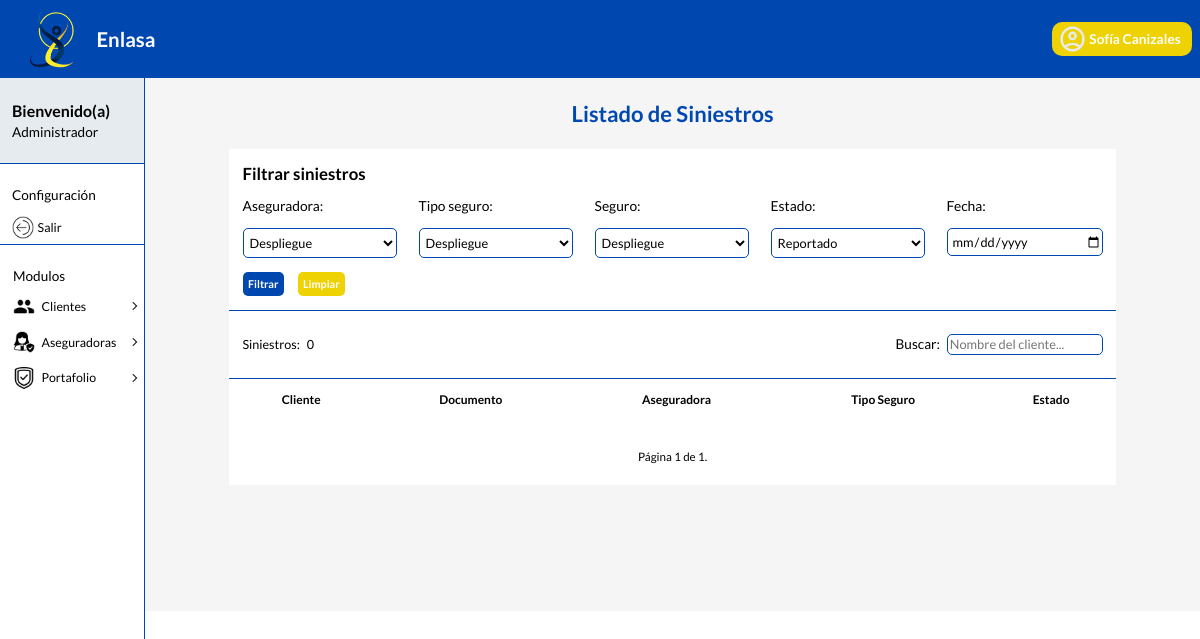
Before: /admin_dashboard/claims/ (signed in) with the older database file.
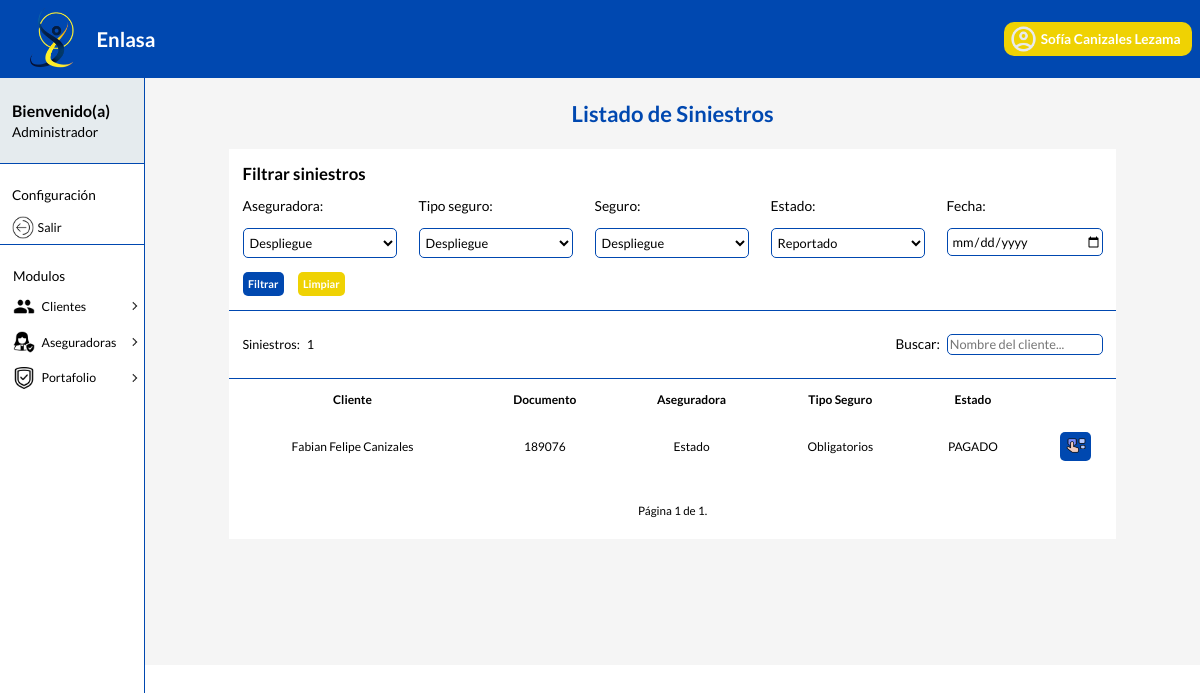
After: the same page with the newer database file.
### home/models.py (models this page shows, shortened)
class  Usuario(AbstractBaseUser, PermissionsMixin):
    ROL = [ #creación de la enumeración de tipo de rol
        ('CLIENTE', 'Cliente'),
        ('GERENTE', 'Gerente'),
        ('ADMINISTRADOR', 'Administrador')
    ]
    num_documento = models.IntegerField( primary_key = True, unique=True)
    rol = models.CharField(max_length = 14, choices = ROL)
    nombre = models.CharField(max_length = 50)
    email = models.EmailField(max_length = 50)
    password = models.CharField(max_length = 8)
    REQUIRED_FIELDS = ['rol']
    USERNAME_FIELD = 'num_documento'
    objects = UsuarioManager()

class Siniestro(models.Model):
    ESTADO = [ #creación de la enumeración de tipo de estado del siniestro
        ('REPORTADO', 'Reportado'),
        ('EN_PROCESO', 'En proceso'),
        ('APROBADO', 'Aprobado'),
        ('RECHAZADO', 'Rechazado'),
        ('PAGADO', 'Pagado'),
        ('RESUELTO', 'Resuelto'),
    ]
    id = models.AutoField(primary_key = True)
    fecha = models.DateField()
    descripcion = models.TextField()
    estado = models.CharField(max_length = 15, choices= ESTADO)
    poliza_id = models.ForeignKey(Poliza, on_delete = models.CASCADE)

class Poliza(models.Model):
    PRIMA = [  #creación de la enumeración de tipo de prima
        ('MENSUAL', 'Mensual'),
        ('TRIMESTRAL', 'Trimestral'),
        ('SEMESTRAL', 'Semestral'),
        ('ANUAL', 'Anual'),
    ]
    MEDIO_PAGO = [ #creación de la enumeración de tipo de medio de pago
        ('EFECTIVO', 'Efectivo'),
        ('TARJETA', 'Tarjeta '),
    ]
    id = models.AutoField(primary_key = True)
    fecha_inicio = models.DateField()
    fecha_vencimiento = models.DateField()
    valor = models.DecimalField(max_digits = 10, decimal_places = 2)
    prima = models.CharField(max_length = 10, choices = PRIMA)
    medio_pago = models.CharField(max_length = 20, choices = MEDIO_PAGO)
    estado = models.BooleanField()
    aseguradora_id = models.ForeignKey(Aseguradora, on_delete = models.CASCADE)
    cliente_id = models.ForeignKey(Cliente, on_delete = models.CASCADE)
    seguro_id = models.ForeignKey(Seguro, on_delete = models.CASCADE)

class Cliente(models.Model):
    TIPO_DOCUMENTO = [ #creación de la enumeración de tipo de documento
        ('CC', 'Cédula'),
        ('NIT', 'NIT'),
        ('PA', 'Pasaporte'),
        ('CE', 'Cédula de extranjería'),
    ]
    num_documento = models.IntegerField( primary_key = True)
    tipo_documento = models.CharField(max_length = 3, choices = TIPO_DOCUMENTO)
    nombre = models.CharField(max_length = 50)
    telefono = models.CharField(max_length = 50, null = True)
    celular = models.CharField(max_length = 50, default = 1)
    ciudad = models.CharField(max_length = 25)
    direccion = models.CharField(max_length = 50)
    email = models.CharField(max_length = 50)

class Aseguradora(models.Model):
    id = models.AutoField(primary_key = True)
    nombre = models.CharField(max_length = 40)
    telefono = models.CharField(max_length = 10)
    direccion = models.CharField(max_length = 30)

class Seguro(models.Model):
    id = models.AutoField(primary_key = True)
    nombre = models.CharField(max_length = 60)
    tipo_seguro_id =  models.ForeignKey(Tipo_Seguro, on_delete=models.CASCADE)

class Tipo_Seguro(models.Model):
    id = models.AutoField(primary_key = True)
    nombre = models.CharField(max_length = 60)

### home/views.py (the view)
# urls.py: path('admin_dashboard/claims/', views.show_claims, name='show_claims'),
@login_required
def show_claims(request):
    context = {
        'claims' : Siniestro.objects.all(),
        'insurers': Aseguradora.objects.all(),
        'insurances': Seguro.objects.all(),
        'type_insurance': Tipo_Seguro.objects.all(),
    }
    if request.method == 'GET':
        insurer = request.GET.get('insurer')
        type_insurance = request.GET.get('type_insurance')
        insurance = request.GET.get('insurance')
        state = request.GET.get('state')
        date = request.GET.get('date')
        filters = {} #diccionario que almacena los filtros
        if date:
            filters['fecha'] = date
        if insurer and not "":
            filters['poliza_id__aseguradora_id'] = insurer
        if insurance and not "":
            filters['poliza_id__seguro_id'] = insurance
        if type_insurance and not "":
            filters['poliza_id__seguro_id__tipo_seguro_id'] = type_insurance
        if state and not "":
            filters['estado'] = state
        claims = Siniestro.objects.filter(**filters) #filtrar siniestros por los datos almacenados en el diccionario de filtros
        context['claims'] = claims
    paginator = Paginator(context['claims'], 10)
    page = request.GET.get('page')
    try:
        claims_page = paginator.page(page)
    except PageNotAnInteger:
        claims_page = paginator.page(1)
    except EmptyPage:
        claims_page = paginator.page(paginator.num_pages)
    context['claims_page'] = claims_page  # pasar los siniestros paginados al contexto
    return render(request, 'admin/show_claims.html', {'context': context})

### home/templates/admin/show_claims.html (shortened to what this page needs)
{% extends 'layouts/baseAdmin.html' %}
{% load static %}
{% block content %}
<section id="clientes">
    <h3>Listado de Siniestros</h3>
</section>
<div id="general">
    <form class="filtrar" method="get">
        <section>
            <h4>Filtrar siniestros</h4>
        </section>
        <div class="filtrar-items">
                <section>
                    <label for="insurer">Aseguradora:</label>
                    <select name="insurer">
                        <option value="">Despliegue</option>
                    </select>
                </section>
                <section>
                    <label for="type_insurance">Tipo seguro:</label>
                    <select name="type_insurance">
                        <option value="">Despliegue</option>
                    </select>
                </section>
                <section>
                    <label for="insurance">Seguro:</label>
                    <select name="insurance">
                        <option value="">Despliegue</option>
                    </select>
                </section>
                <section class="column">
                    <label for="state">Estado:</label>
                    <select class="size"  name="state" required>
                        <option value="REPORTADO">Reportado</option>
                    </select>
                </section>
                <section>
                    <label for="date">Fecha:</label>
                    <input class="date" name="date" type="date"></input>
                </section>
        </div>
        <section class="buttons">
            <button type="submit"><strong>Filtrar</strong></button>
            <button id="button-color-other"><strong>Limpiar</strong></button>
        </section>
    </form>
    <section id="buscar" class="sec-buscar">
        <section>
            <p>Siniestros:</p>
            <p id="count">{{ context.claims.count }}</p>
        </section>
        <section>
            <label for="buscar">Buscar:</label>
            <input name="buscar" type="text" placeholder="Nombre del cliente..."></input>
        </section>
    </section>
    <table>
        <thead class="polizas">
            <tr>
                <th>Cliente</th>
                <th>Documento</th>
                <th>Aseguradora</th>
                <th>Tipo Seguro</th>
                <th>Estado</th>
            </tr>
        </thead>
        <tbody class="polizas">
            {% for claim in context.claims %}
            <tr id="datos">
                <td>{{ claim.poliza_id.cliente_id.nombre }}</td>
                <td>{{ claim.poliza_id.cliente_id.num_documento }}</td>
                <td>{{ claim.poliza_id.aseguradora_id.nombre }}</td>
                <td>{{ claim.poliza_id.seguro_id.tipo_seguro_id.nombre }}</td>
                <td>{{ claim.estado }}</td>
                <td>
                    <div class="boton-menu">
                        <button class="options boton">
                            <img class="icon" src="{% static 'assets/opciones2.png' %}">
                        </button>
                            {% url 'edit_claim' claim.id as url_edit_claim %}
                            {% url 'delete_claim' claim.id as url_delete_claim %}
                    </div>
                </td>
            </tr>
            {% endfor %}
        </tbody>
    </table>
    <div class="pagination">
        <span class="step-links">
            <span class="current">
                Página {{ context.claims_page.number }} de {{ context.claims_page.paginator.num_pages }}.
            </span>
        </span>
    </div>
</div>
{% endblock %}

### home/templates/layouts/baseAdmin.html (shortened to what this page needs)
{% load static %}
<!DOCTYPE html>
<html lang="en">
<head>
    <link rel="stylesheet" href="{% static 'css/principal.css' %}">
    <link rel="stylesheet" href="{% static 'css/tables.css' %}">
    <link rel="stylesheet" href="{% static 'css/verPerfil.css' %}">
    <link rel="stylesheet" href="{% static 'css/forms.css' %}">
</head>
<body>
    <header>
        <section>
            <figure>
                <img src="{% static 'assets/iconoLogo.png' %}" alt="logo">
            </figure>
            <h1>Enlasa</h1>
        </section>
        <button id="miBoton" class="icono1">
            <img src="{% static 'assets/icono1.png' %}"  alt="icono">
            <span><strong>{{ user.nombre }}</strong></span>
        </button>
    </header>
    <div class="lyout">
        <nav id="nav" class="cerrado">
            <section class="rol">
                <h3>Bienvenido(a)</h3>
                <p>Administrador</p>
            </section>
            <section class="confi">
                <p class="p" >Configuración</p>
                <button class="icono2" id="boton-logout">
                    <figure>
                        <img src="{% static 'assets/out.png' %}"  alt="icono">
                    </figure>
                    <p>Salir</p>
                </button>
            </section>
            <ul class="list">
                <p>Modulos</p>
                <li class="list_item list_item--click">
                    <div class="list_button list_button--click">
                        <img src="{% static 'assets/people.png' %}"   class="list_img">
                        <a href="#" class="nav_link">Clientes</a>
                        <img src="{% static 'assets/arrow.png' %}"   class="list_arrow">
                    </div>
                </li>
                <li class="list_item list_item--click">
                    <div class="list_button list_button--click">
                        <img src="{% static 'assets/insuHome.png' %}"  class="list_img">
                        <a href="#" class="nav_link">Aseguradoras</a>
                        <img src="{% static 'assets/arrow.png' %}"   class="list_arrow">
                    </div>
                </li>
                <li class="list_item list_item--click">
                    <div class="list_button list_button--click">
                        <img src="{% static 'assets/insurance.png' %}"  class="list_img">
                        <a href="#" class="nav_link">Portafolio</a>
                        <img src="{% static 'assets/arrow.png' %}"   class="list_arrow">
                    </div>
                </li>
               </ul>
        </nav>
        <main>
            {% block content %}
            {% endblock %}
        </main>
    </div>
</body>
</html>

Changed rows visible on the page:
changed Usuario: nombre "Sofía Canizales" → "Sofía Canizales Lezama"
added Siniestro: poliza_id.cliente_id.nombre "Fabian Felipe Canizales", poliza_id.cliente_id.num_documento "189076", poliza_id.aseguradora_id.nombre "Estado", poliza_id.seguro_id.tipo_seguro_id.nombre "Obligatorios", estado "PAGADO"
Other visible differences:
{{ context.claims.count }}: "0" → "1"
